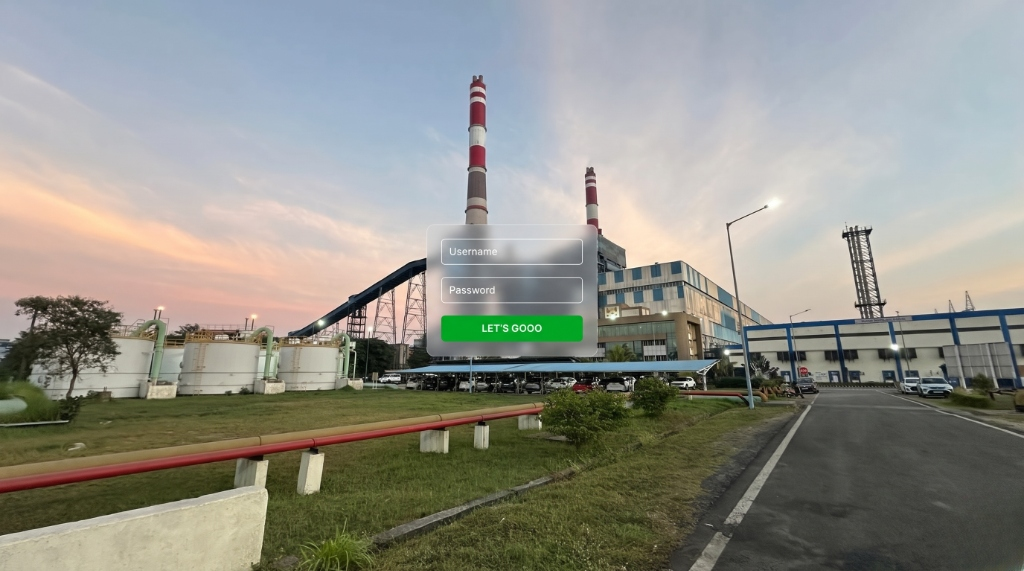
#> input picture assets/login_reference.png, 1024 x 571 px, found by its file name
$ python prepare_login_bg.py
#> lines starting #> are read from the running program, lines starting #| are printed output that depends on the picture
"""
Prepare clean login background image from reference.
Erases the baked-in reference card using PIL blur-fill interpolation,
resizes to max 1920px wide, and saves as JPEG quality 80.
"""

import os
from pathlib import Path
from PIL import Image, ImageFilter, ImageDraw


def prepare_background(
    ref_path: str = "assets/login_reference.png",
    out_path: str = "assets/login_bg.jpg",
    max_width: int = 1920,
    jpeg_quality: int = 80,
) -> bool:
#> called with ref_path = 'assets/login_reference.png', out_path = 'assets/login_bg.jpg', max_width = 1920, jpeg_quality = 80
    if not os.path.exists(ref_path):
        print(f"Reference file {ref_path} not found.")
        return False

    img = Image.open(ref_path).convert("RGB")
#> img is the input picture: PIL image 1024x571 RGB; mean R, G, B 144.8, 145, 136.9
    W, H = img.size
#> W = 1024; H = 571

    # Target card box: x in [41.6%, 58.4%], y in [39.3%, 62.2%], expanded by 3%
    x1 = max(0, int((0.416 - 0.03) * W))
#> x1 = 395
    x2 = min(W, int((0.584 + 0.03) * W))
#> x2 = 628
    y1 = max(0, int((0.393 - 0.03) * H))
#> y1 = 207
    y2 = min(H, int((0.622 + 0.03) * H))
#> y2 = 372

    # Crop the card region, apply heavy Gaussian blur to wipe high-frequency text/edges
    crop_box = (x1, y1, x2, y2)
#> crop_box = (395, 207, 628, 372)
    region = img.crop(crop_box)
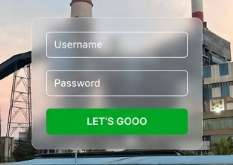
#> region: PIL image 233x165 RGB; mean R, G, B 134.8, 149.5, 137.2

    # Heavy blur removes baked-in inputs, text, and button
    blurred_region = region.filter(ImageFilter.GaussianBlur(radius=28))
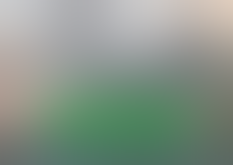
#> blurred_region: PIL image 233x165 RGB; mean R, G, B 135.5, 149.4, 137.7

    # Feather the edges so the patch blends seamlessly into the surrounding photo
    mask = Image.new("L", (x2 - x1, y2 - y1), 0)
#> mask: PIL image 233x165 L; every value is 0
    draw = ImageDraw.Draw(mask)
    feather_border = int(min(W, H) * 0.03)
#> feather_border = 17
    draw.rectangle(
        [feather_border, feather_border, (x2 - x1) - feather_border, (y2 - y1) - feather_border],
        fill=255,
    )
    mask = mask.filter(ImageFilter.GaussianBlur(radius=feather_border))
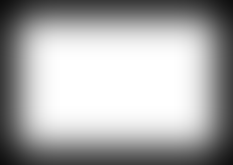
#> mask: PIL image 233x165 L; min 13, max 255, mean 170.5

    # Paste blurred fill over original
    img.paste(blurred_region, crop_box, mask)
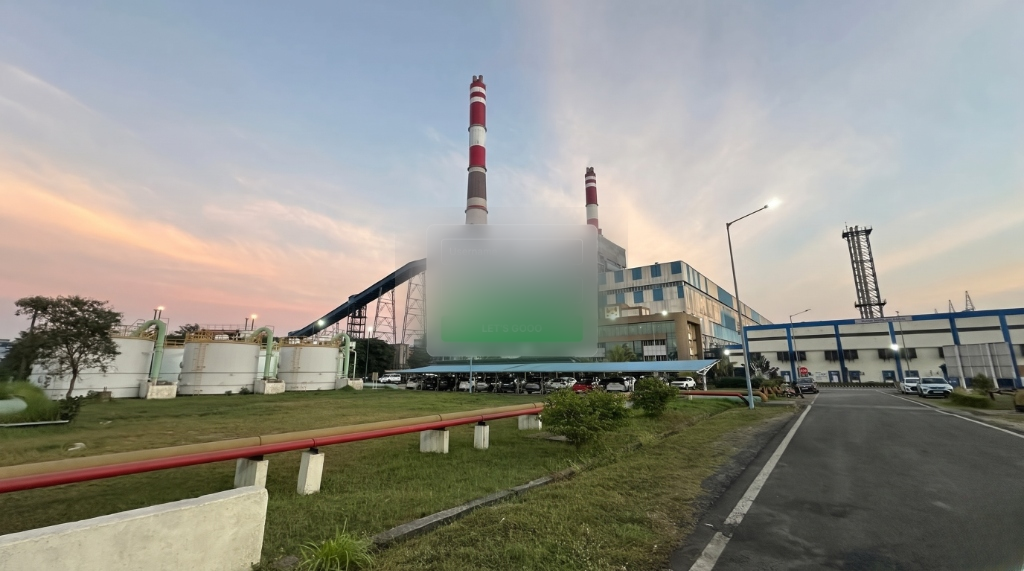
#> img: PIL image 1024x571 RGB; mean R, G, B 144.9, 145, 137

    # Resize if wider than max_width
    if img.width > max_width:
        new_height = int((max_width / img.width) * img.height)
        img = img.resize((max_width, new_height), Image.Resampling.LANCZOS)

    # Ensure output dir exists
    Path(out_path).parent.mkdir(parents=True, exist_ok=True)
    img.save(out_path, "JPEG", quality=jpeg_quality, optimize=True)
    print(f"Clean background saved to {out_path} ({img.size[0]}x{img.size[1]})")
#| Clean background saved to assets/login_bg.jpg (1024x571)
    return True


if __name__ == "__main__":
    prepare_background()
